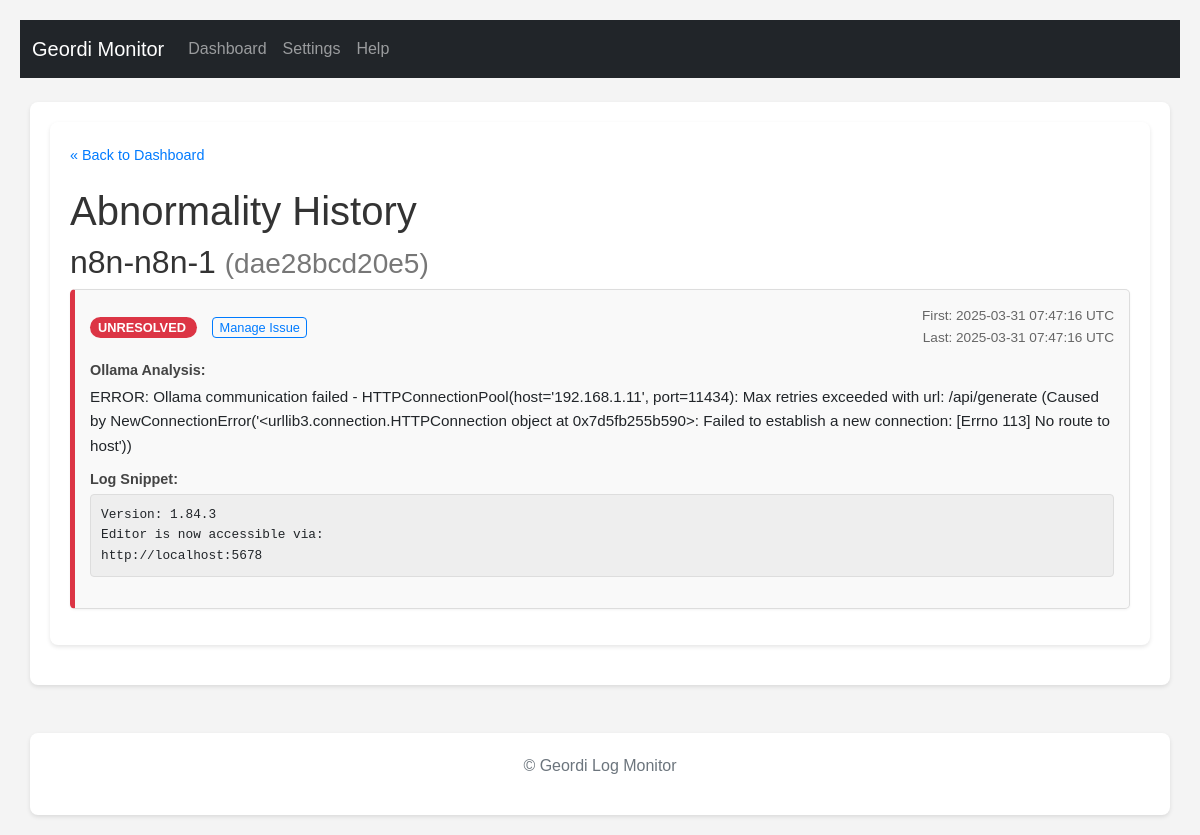
The app's page /history/dae28bcd20e51222b7709bab0c0500b336ed7a9651b4c4c79146c06d8929c9d6, older data.
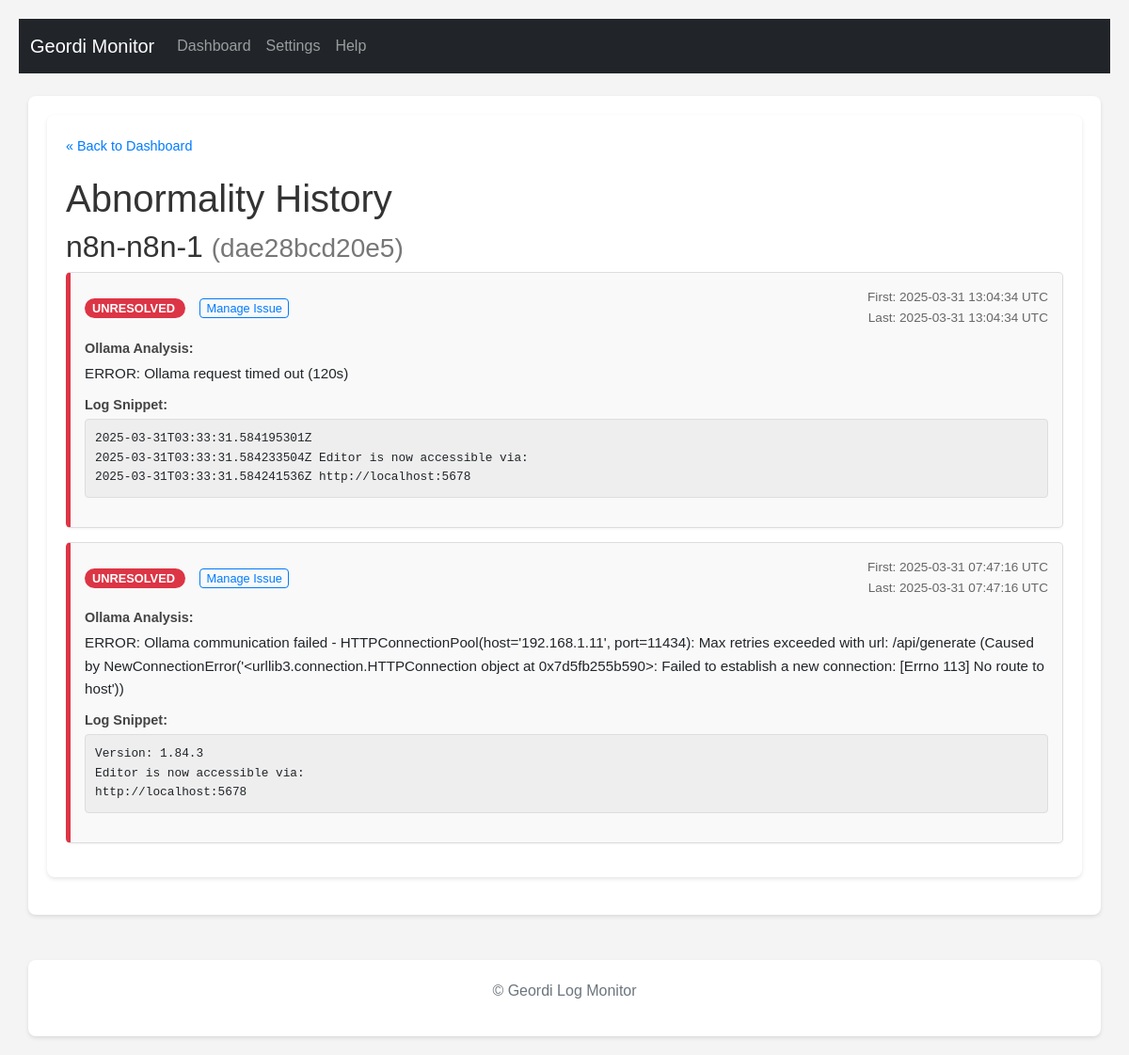
The same page, newer data.
### tables this page shows
CREATE TABLE abnormalities (
                id INTEGER PRIMARY KEY AUTOINCREMENT,
                container_name TEXT NOT NULL,
                container_id TEXT NOT NULL,
                log_snippet TEXT NOT NULL,
                ollama_analysis TEXT,
                first_detected_timestamp TEXT,
                last_detected_timestamp TEXT,
                status TEXT DEFAULT 'unresolved',
                resolution_notes TEXT,
                UNIQUE(container_id, log_snippet)
            );

### routes/ui_routes.py (the view)
@ui_bp.route('/history/<string:container_id>')
def container_history(container_id):
    if not container_id or not all(c in '0123456789abcdefABCDEF' for c in container_id) or len(container_id) < 12:
        logging.warning(f"Invalid container ID format requested in history: {container_id}")
        abort(404) # Not Found for invalid ID format
    logger.info(f"Fetching history for container_id: {container_id}")
    history_records = db.get_abnormalities_by_container(container_id)
    logger.info(f"Found {len(history_records)} history records for {container_id}.")
    container_name = history_records[0]['container_name'] if history_records else f"Unknown Container (ID: {container_id[:12]}...)"
    display_timezone_obj = get_display_timezone()
    current_color_settings = {}
    try:
        app_settings_local = getattr(current_app, 'app_settings', None)
        if app_settings_local is not None:
             with current_app.settings_lock:
                  current_color_settings = {k: v for k, v in app_settings_local.items() if k.startswith('color_')}
        else:
            logging.error("App settings not found on current_app in history route.")
            flash("Could not load color settings (app state missing).", "warning")
    except AttributeError as e:
        logging.error(f"Failed to access settings lock/dict in history route: {e}")
        flash("Could not load color settings.", "warning")
    except Exception as e:
        logging.exception(f"Unexpected error getting colors in history route: {e}")
        flash("Error loading color settings.", "error")
    return render_template('history.html',
                           records=history_records,
                           container_name=container_name,
                           container_id=container_id,
                           timezone_obj=display_timezone_obj, # Pass timezone object for potential use in template filters
                           color_settings=current_color_settings)

### db.py (called while the page is built)
def _parse_iso_datetime(iso_string):
    if not iso_string: return None
    try:
        if 'Z' in iso_string:
             dt = datetime.datetime.fromisoformat(iso_string.replace('Z', '+00:00'))
        elif '+' in iso_string or '-' in iso_string[10:]: # Check for timezone offset
             dt = datetime.datetime.fromisoformat(iso_string)
        else:
             dt = datetime.datetime.fromisoformat(iso_string).replace(tzinfo=timezone.utc)
        return dt.astimezone(timezone.utc) # Ensure it's always UTC
    except (ValueError, TypeError) as e:
        logging.warning(f"Could not parse ISO timestamp '{iso_string}': {e}. Returning as string.")
        return iso_string

def get_db():
    try:
        os.makedirs(DATABASE_DIR, exist_ok=True)
    except OSError as e:
        logging.error(f"Could not create database directory {DATABASE_DIR}: {e}")
    conn = sqlite3.connect(DATABASE, detect_types=sqlite3.PARSE_DECLTYPES | sqlite3.PARSE_COLNAMES)
    conn.row_factory = sqlite3.Row
    return conn

def _row_to_dict_with_parsed_dates(row):
    if not row: return None
    item = dict(row)
    item['first_detected_timestamp'] = _parse_iso_datetime(item.get('first_detected_timestamp'))
    item['last_detected_timestamp'] = _parse_iso_datetime(item.get('last_detected_timestamp'))
    return item

def get_abnormalities_by_container(container_id, limit=50):
    conn = get_db(); cursor = conn.cursor(); results = []
    try:
        cursor.execute("SELECT * FROM abnormalities WHERE container_id = ? ORDER BY last_detected_timestamp DESC LIMIT ?", (container_id, limit))
        rows = cursor.fetchall()
        for row in rows: results.append(_row_to_dict_with_parsed_dates(row))
        logging.debug(f"Fetched {len(results)} abnormalities for container {container_id[:12]} (limit {limit}).")
    except sqlite3.Error as e: logging.error(f"Error fetching abnormalities for container {container_id[:12]}: {e}")
    finally: conn.close()
    return results

### utils.py (called while the page is built)
def get_display_timezone():
    global SCHEDULER_TIMEZONE # Allow modification on fallback
    try:
        return pytz.timezone(SCHEDULER_TIMEZONE)
    except pytz.exceptions.UnknownTimeZoneError:
        logging.warning(f"Invalid TZ '{SCHEDULER_TIMEZONE}' specified. Using UTC.")
        SCHEDULER_TIMEZONE = "UTC" # Update the global for consistency if needed
        return pytz.utc

### templates/history.html (shortened to what this page needs)
{% extends "base.html" %}
{% block content %}
    <div class="history-container">
        <a href="{{ url_for('ui.index') }}" class="back-link">« Back to Dashboard</a>
        <h1>Abnormality History</h1>
        <h2>{{ container_name }} <small style="color: #777;">({{ container_id[:12] }})</small></h2>
        {% if records %}
            <ul class="history-list">
                {% for record in records %}
                    <li class="history-item" data-status="{{ record.status }}">
                        <div class="history-header">
                            <div>
                                <span class="status-badge status-{{ record.status }}">
                                    {{ record.status | replace('_', ' ') | title }}
                                </span>
                                {% if record.status == 'unresolved' %}
                                    <a href="{{ url_for('ui.manage_abnormality', abnormality_id=record.id) }}" class="manage-link-history">Manage Issue</a>
                                {% endif %}
                            </div>
                            <div class="timestamps">
                                {% if record.first_detected_timestamp %}
                                First: {% if record.first_detected_timestamp and timezone_obj %}
    {{ record.first_detected_timestamp.astimezone(timezone_obj).strftime('%Y-%m-%d %H:%M:%S %Z') }}
{% else %}
    {{ record.first_detected_timestamp if record.first_detected_timestamp else 'N/A' }}
{% endif %}                                    <br>
                                {% endif %}
Last: {% if record.last_detected_timestamp and timezone_obj %}
    {{ record.last_detected_timestamp.astimezone(timezone_obj).strftime('%Y-%m-%d %H:%M:%S %Z') }}
{% else %}
    {{ record.last_detected_timestamp if record.last_detected_timestamp else 'N/A' }}
{% endif %}
                            </div>
                        </div>
                        <div class="detail-block">
                            <strong>Ollama Analysis:</strong>
                            <p>{{ record.ollama_analysis | default('(Not Available)', true) }}</p>
                        </div>
                        <div class="detail-block">
                            <strong>Log Snippet:</strong>
                            <pre>{{ record.log_snippet | default('(Not Available)', true) }}</pre>
                        </div>
                    </li>
                {% endfor %}
            </ul>
        {% else %}
            <p>No abnormality history found for this container.</p>
        {% endif %}
    </div>
{% endblock %}

### templates/base.html (shortened to what this page needs)
<!doctype html>
<html lang="en">
  <head>
    <link href="https://cdn.jsdelivr.net/npm/bootstrap@5.1.3/dist/css/bootstrap.min.css" rel="stylesheet">
    <link rel="stylesheet" href="https://cdnjs.cloudflare.com/ajax/libs/font-awesome/6.0.0/css/all.min.css" />
    <link rel="stylesheet" href="{{ url_for('static', filename='style.css') }}">
  </head>
  <body>
    <nav class="navbar navbar-expand-lg navbar-dark bg-dark mb-4">
      <div class="container-fluid">
        <a class="navbar-brand" href="{{ url_for('ui.index') }}">Geordi Monitor</a>
        <div class="collapse navbar-collapse" id="navbarNav">
          <ul class="navbar-nav">
            <li class="nav-item">
              <a class="nav-link {% if request.endpoint == 'ui.index' %}active{% endif %}" aria-current="page" href="{{ url_for('ui.index') }}">Dashboard</a>
            </li>
            <li class="nav-item">
              <a class="nav-link {% if request.endpoint == 'ui.settings' %}active{% endif %}" href="{{ url_for('ui.settings') }}">Settings</a>
            </li>
            <li class="nav-item">
              <a class="nav-link {% if request.endpoint == 'ui.help_page' %}active{% endif %}" href="{{ url_for('ui.help_page') }}">Help</a>
            </li>
          </ul>
        </div>
      </div>
    </nav>
    <main class="container">
        {% block content %}{% endblock %}
    </main>
    <footer class="container mt-5 text-center text-muted">
        <p>© Geordi Log Monitor</p>
    </footer>
  </body>
</html>

### static/style.css (style rules this page uses)
body { font-family: sans-serif; line-height: 1.6; margin: 20px; background-color: #f4f4f4; }
h1, h2 { color: #333; }
.container { background: #fff; padding: 20px; border-radius: 8px; box-shadow: 0 2px 4px rgba(0,0,0,0.1); }
pre { background: #eee; padding: 10px; border-radius: 4px; white-space: pre-wrap; word-wrap: break-word; font-size: 0.9em; max-height: 200px; overflow-y: auto; }
.status-unresolved { color: red; font-weight: bold; }

### templates/history.html (style rules this page uses)
.history-container { background: #fff; padding: 20px; border-radius: 8px; box-shadow: 0 2px 4px rgba(0,0,0,0.1); margin-bottom: 20px; max-width: 1200px; margin-left: auto; margin-right: auto; }
.history-list { list-style: none; padding: 0; }
.history-item { background-color: #f9f9f9; border: 1px solid #ddd; border-radius: 5px; margin-bottom: 15px; padding: 15px; box-shadow: 0 1px 3px rgba(0,0,0,0.05); border-left: 5px solid #ccc; }
.history-header { display: flex; justify-content: space-between; align-items: center; margin-bottom: 10px; flex-wrap: wrap; gap: 10px; }
.status-badge { padding: 3px 8px; border-radius: 12px; font-size: 0.8em; font-weight: bold; text-transform: uppercase; color: white; white-space: nowrap; }
.status-unresolved { background-color: red; }
.timestamps { font-size: 0.85em; color: #666; text-align: right; }
.detail-block { margin-bottom: 10px; }
.detail-block strong { display: block; color: #444; margin-bottom: 3px; font-size: 0.9em; }
.detail-block p { margin: 0; font-size: 0.95em; }
.detail-block pre { background: #eee; padding: 10px; border-radius: 4px; white-space: pre-wrap; word-wrap: break-word; font-size: 0.8em; max-height: 200px; overflow-y: auto; border: 1px solid #ddd; font-family: monospace; }
.manage-link-history { font-size: 0.8em; margin-left: 15px; padding: 2px 6px; border: 1px solid #007bff; color: #007bff; text-decoration: none; border-radius: 4px; white-space: nowrap; }
.back-link { display: inline-block; margin-bottom: 20px; color: #007bff; text-decoration: none; font-size: 0.9em; }

Row changes from the older to the newer data that the page shows:
added abnormalities: container_name "n8n-n8n-1", status "UNRESOLVED", first_detected_timestamp.astimezone "2025-03-31 13:04:34 UTC", last_detected_timestamp.astimezone "2025-03-31 13:04:34 UTC", ollama_analysis "ERROR: Ollama request timed out (120s)", log_snippet "2025-03-31T03:33:31.584195301Z 2025-03-31T03:33:31.584233504Z Editor is now accessible via: 2025-03-31T03:33:31.584241536Z http://localhost:5678"
